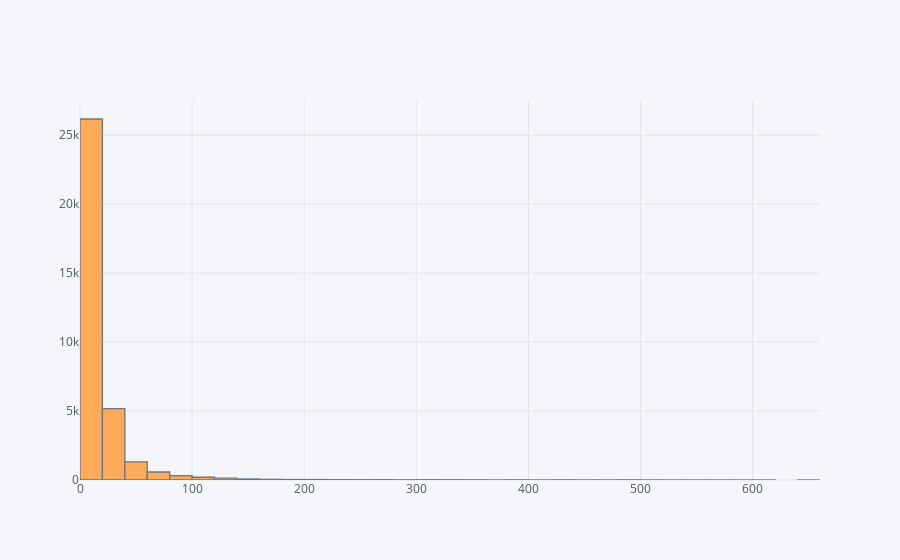

Here is the notebook cell this chart was saved with:
### Code cell
chip_homes[(np.abs(stats.zscore(chip_homes)) < 2)].iplot(kind='hist', bins=50)

### Figure 1 — Plotly figure (JSON) as saved in the notebook; plotly's stock layout.template omitted (floating-point values rounded to 4 significant figures; data arrays with more than 128 entries replaced by an {"elided": "..."} marker saying what was removed)
{"data": [{"histfunc": "count", "histnorm": "", "marker": {"color": "rgba(255, 153, 51, 1.0)", "line": {"color": "#4D5663", "width": 1.3}}, "nbinsx": 50, "opacity": 0.8, "orientation": "v", "type": "histogram", "uid": "b5e544be-f6e8-4735-b968-1bdfe4823205", "x": {"elided": "34242 float values"}}], "layout": {"autosize": true, "barmode": "overlay", "legend": {"bgcolor": "#F5F6F9", "font": {"color": "#4D5663"}}, "paper_bgcolor": "#F5F6F9", "plot_bgcolor": "#F5F6F9", "title": {"font": {"color": "#4D5663"}}, "xaxis": {"autorange": true, "gridcolor": "#E1E5ED", "range": [0, 660], "showgrid": true, "tickfont": {"color": "#4D5663"}, "title": {"font": {"color": "#4D5663"}, "text": ""}, "type": "linear", "zerolinecolor": "#E1E5ED"}, "yaxis": {"autorange": true, "gridcolor": "#E1E5ED", "range": [0, 27550.0], "showgrid": true, "tickfont": {"color": "#4D5663"}, "title": {"font": {"color": "#4D5663"}, "text": ""}, "zerolinecolor": "#E1E5ED"}}}
